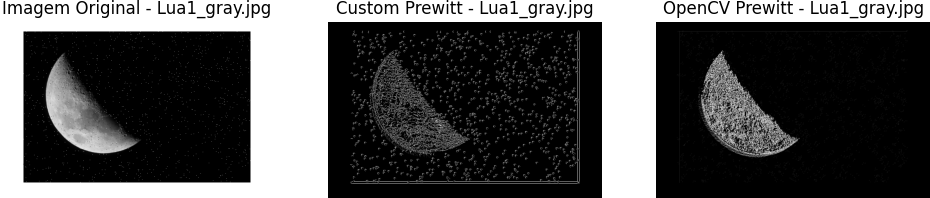
#> input picture results/opencv_edge/prewitt_detection_result_Lua1_gray.jpg.png, 930 x 198 px, given as the content of the folder src/img, which was not available
$ python main.py   (older library calls are emulated)
#> lines starting #> are read from the running program, lines starting #| are printed output that depends on the picture; long printed decimals are rounded; pictures that were not available may be replaced by others from this repository, and a replacement may not be noted
### src/Operador.py
import numpy as np
import cv2
import math
from skimage.metrics import structural_similarity as ssim

class Operador:
    def __init__(self):
        self.sobel_x = np.array([[-1, 0, 1], [-2, 0, 2], [-1, 0, 1]])
        self.sobel_y = np.array([[-1, -2, -1], [0, 0, 0], [1, 2, 1]])

        self.prewitt_x = np.array([[-1, 0, 1], [-1, 0, 1], [-1, 0, 1]])
        self.prewitt_y = np.array([[-1, -1, -1], [0, 0, 0], [1, 1, 1]])

        self.scharr_x = np.array([[-3, 0, 3], [-10, 0, 10], [-3, 0, 3]])
        self.scharr_y = np.array([[-3, -10, -3], [0, 0, 0], [3, 10, 3]])

    def load_image(self, path):
        image = cv2.imread(path, cv2.IMREAD_GRAYSCALE)
#> image is the input picture: shape (198, 930); min 0, max 255, mean 80.2
        return image

    def gaussian_filter(self, image, kernel_size=500, sigma=1.0):
#> called with kernel_size = 500, sigma = 1
        kernel = np.zeros((kernel_size, kernel_size))
        center = kernel_size // 2
        for i in range(kernel_size):
            for j in range(kernel_size):
                x, y = i - center, j - center
                kernel[i, j] = np.exp(-(x ** 2 + y ** 2) / (2 * sigma ** 2))
        kernel /= kernel.sum()
        return cv2.filter2D(image, -1, kernel)

    def apply_gradient_filters(self, image, filter_x, filter_y):
        Gx = cv2.filter2D(image, -1, filter_x)
        Gy = cv2.filter2D(image, -1, filter_y)
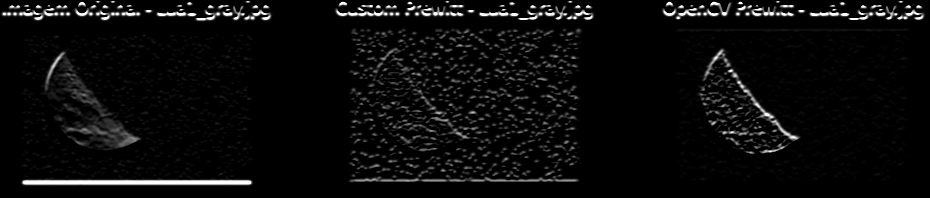
#> Gy: shape (198, 930); min 0, max 255, mean 11.1
        return Gx, Gy

    def gradient_magnitude_direction(self, Gx, Gy):
        magnitude = np.sqrt(Gx ** 2 + Gy ** 2)
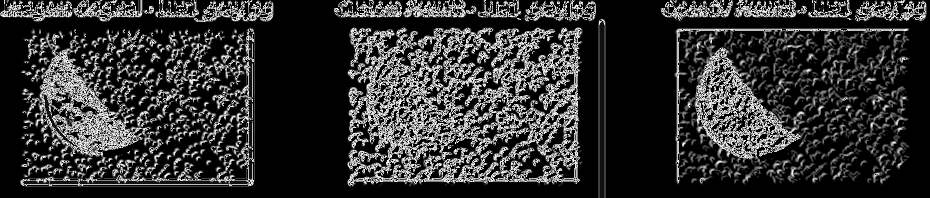
#> magnitude: shape (198, 930) float16; min 0, max 15.81, mean 3.1; drawn with min black and max white
        direction = np.vectorize(math.atan2)(Gy, Gx) * 180 / np.pi
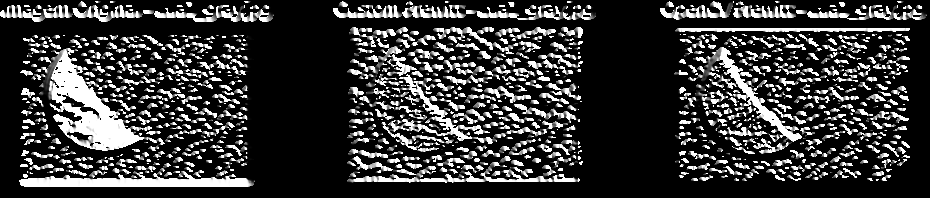
#> direction: shape (198, 930) float64; min 0, max 90, mean 19.7; drawn with min black and max white
        return magnitude, direction

    def non_max_suppression(self, magnitude, direction):
        suppressed = np.zeros_like(magnitude)
        angle = direction % 180

        for i in range(1, magnitude.shape[0] - 1):
            for j in range(1, magnitude.shape[1] - 1):
                q, r = 255, 255

                if (0 <= angle[i, j] < 22.5) or (157.5 <= angle[i, j] <= 180):
                    q = magnitude[i, j + 1]
                    r = magnitude[i, j - 1]
                elif (22.5 <= angle[i, j] < 67.5):
                    q = magnitude[i + 1, j - 1]
                    r = magnitude[i - 1, j + 1]
                elif (67.5 <= angle[i, j] < 112.5):
                    q = magnitude[i + 1, j]
                    r = magnitude[i - 1, j]
                elif (112.5 <= angle[i, j] < 157.5):
                    q = magnitude[i - 1, j - 1]
                    r = magnitude[i + 1, j + 1]

                if (magnitude[i, j] >= q) and (magnitude[i, j] >= r):
                    suppressed[i, j] = magnitude[i, j]
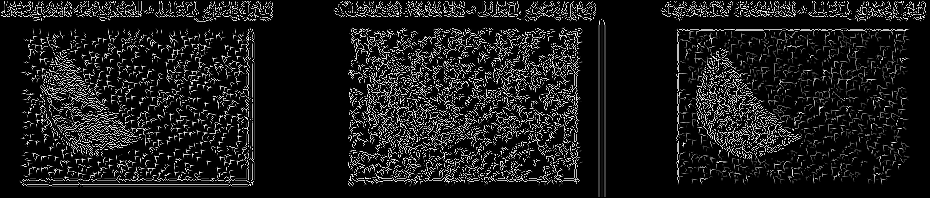
#> suppressed: shape (198, 930) float16; min 0, max 15.81, mean 1.65; drawn with min black and max white

        return suppressed

    def edge_detection(self, image_path, method='sobel'):
        image = self.load_image(image_path)
        smoothed = self.gaussian_filter(image)

        if method == 'sobel':
            Gx, Gy = self.apply_gradient_filters(smoothed, self.sobel_x, self.sobel_y)
        elif method == 'prewitt':
            Gx, Gy = self.apply_gradient_filters(smoothed, self.prewitt_x, self.prewitt_y)
        elif method == 'scharr':
            Gx, Gy = self.apply_gradient_filters(smoothed, self.scharr_x, self.scharr_y)
        else:
            raise ValueError("Operador desconhecido. Escolha 'sobel', 'prewitt' ou 'scharr'.")

        magnitude, direction = self.gradient_magnitude_direction(Gx, Gy)
        edges = self.non_max_suppression(magnitude, direction)

        return edges

    # Funções para operadores com OpenCV
    def sobel_opencv(self, image):
        sobelx = cv2.Sobel(image, cv2.CV_64F, 1, 0, ksize=3)
        sobely = cv2.Sobel(image, cv2.CV_64F, 0, 1, ksize=3)
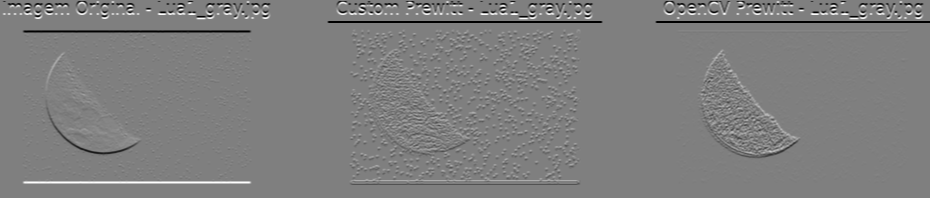
#> sobely: shape (198, 930) float64; min -1020, max 1020, mean -5.6; drawn with min black and max white
        sobel_magnitude = np.sqrt(sobelx ** 2 + sobely ** 2)
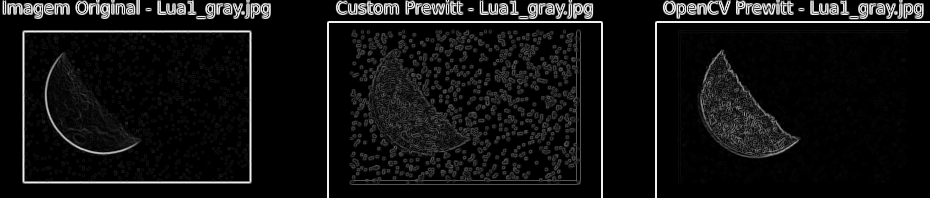
#> sobel_magnitude: shape (198, 930) float64; min 0, max 1082.4, mean 79.2; drawn with min black and max white
        return sobel_magnitude

    def prewitt_opencv(self, image):
        kernelx = np.array([[1, 0, -1], [1, 0, -1], [1, 0, -1]], dtype=np.float32)
        kernely = np.array([[1, 1, 1], [0, 0, 0], [-1, -1, -1]], dtype=np.float32)
        prewittx = cv2.filter2D(image, -1, kernelx)
        prewitty = cv2.filter2D(image, -1, kernely)
        prewitt_magnitude = np.sqrt(prewittx ** 2 + prewitty ** 2)
        return prewitt_magnitude

    # [5 lines left out: function scharr_opencv, not called in this run]

    def calculate_ssim(self, imageA, imageB):
        score, _ = ssim(imageA, imageB, data_range=255, full=True)
#> score = 0.328
        return score

### main.py
import matplotlib.pyplot as plt
import os
from src.Operador import Operador

if __name__ == '__main__':
    operador = Operador()
    # Diretório para armazenar resultados, se não existir
    os.makedirs("results/custom_edge", exist_ok=True)
    os.makedirs("results/opencv_edge", exist_ok=True)

    for dirpath, _, filenames in os.walk("src/img"):
        for filename in filenames:
            path = os.path.join(dirpath, filename)
            # Carregar imagem
            image = operador.load_image(path)

            # Lista de métodos para aplicar
            methods = ["sobel", "prewitt", "scharr"]

            # Processar cada método e exibir resultados
            for method in methods:
                # Processar com o método customizado
                edges_custom = operador.edge_detection(path, method=method)

                # Processar com OpenCV apenas para Sobel, se necessário
                if method == "sobel":
                    edges_opencv = operador.sobel_opencv(image)
                elif method == "prewitt":
                    edges_opencv = operador.prewitt_opencv(image)
                else:
                    edges_opencv = operador.apply_gradient_filters(image, operador.scharr_x, operador.scharr_y)[0]

                # Calcular SSIM
                score = operador.calculate_ssim(edges_custom, edges_opencv)
#> score = 0.328
                print(f"SSIM entre custom e OpenCV ({method}) para {filename}: {score}")
#| SSIM entre custom e OpenCV (sobel) para prewitt_detection_result_Lua1_gray.jpg.png: 0.3282

                # Exibir e salvar a imagem dos métodos custom e OpenCV
                plt.figure(figsize=(12, 6))

                plt.subplot(1, 3, 1)
                plt.imshow(image, cmap='gray')
                plt.title(f"Imagem Original - {filename}")
                plt.axis("off")

                plt.subplot(1, 3, 2)
                plt.imshow(edges_custom, cmap='gray')
                plt.title(f"Custom {method.capitalize()} - {filename}")
                plt.axis("off")
                # plt.savefig(f"results/custom_edge/{method}_detection_result_{filename}.png", bbox_inches='tight', pad_inches=0)

                plt.subplot(1, 3, 3)
                plt.imshow(edges_opencv, cmap='gray')
                plt.title(f"OpenCV {method.capitalize()} - {filename}")
                plt.axis("off")
                plt.savefig(f"results/opencv_edge/{method}_detection_result_{filename}.png", bbox_inches='tight', pad_inches=0)

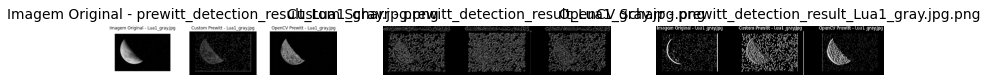
#> figure drawn by matplotlib, 3 panels

$ run again, on results/opencv_edge/scharr_detection_result_chessboard_inv.png.png
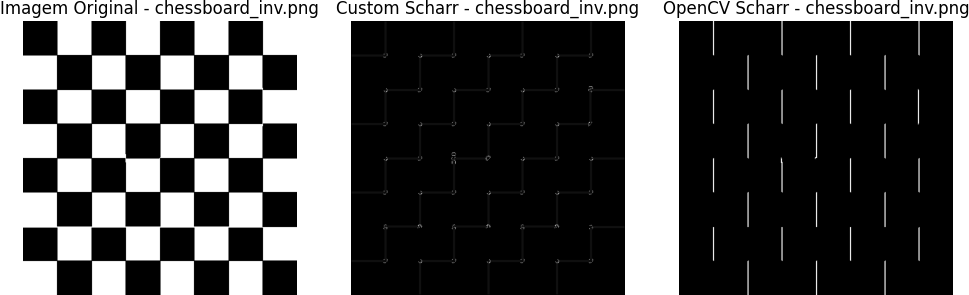
#> input picture results/opencv_edge/scharr_detection_result_chessboard_inv.png.png, 969 x 295 px, given as the content of the folder src/img, which was not available
#> in load_image, image is the input picture: shape (295, 969); min 0, max 255, mean 85.2
#> in sobel_opencv, `sobel_magnitude = np.sqrt(sobelx ** 2 + sobely ** 2)`:
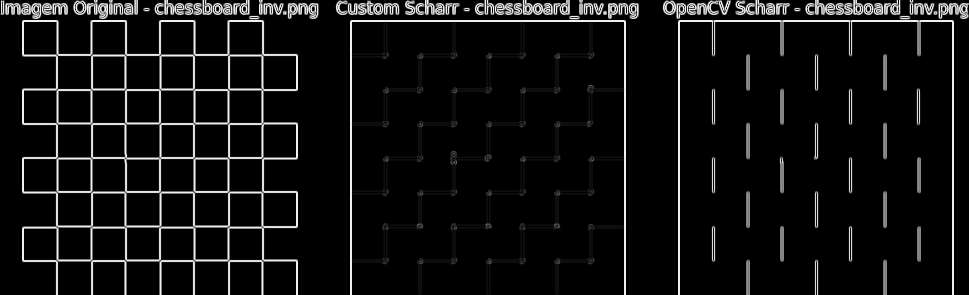
#> sobel_magnitude: shape (295, 969) float64; min 0, max 1081.9, mean 72.2; drawn with min black and max white
#> in calculate_ssim, `score, _ = ssim(imageA, imageB, data_range=255, full=True)`: score = 0.65
#| SSIM entre custom e OpenCV (sobel) para scharr_detection_result_chessboard_inv.png.png: 0.6504
#> ``:
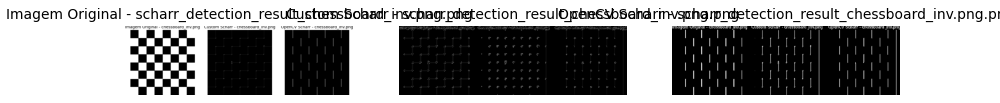
#> figure drawn by matplotlib, 3 panels
